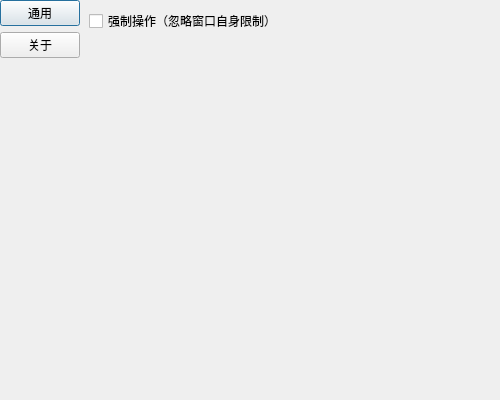
<?xml version="1.0" encoding="UTF-8"?>
<ui version="4.0">
 <class>SettingsDialog</class>
 <widget class="QDialog" name="SettingsDialog">
  <property name="geometry">
   <rect>
    <x>0</x>
    <y>0</y>
    <width>500</width>
    <height>400</height>
   </rect>
  </property>
  <property name="windowTitle">
   <string>设置</string>
  </property>
  <layout class="QHBoxLayout" name="horizontalLayout">
   <property name="spacing">
    <number>0</number>
   </property>
   <property name="margin">
    <number>0</number>
   </property>
   <item>
    <widget class="QWidget" name="sidebarWidget">
     <layout class="QVBoxLayout" name="verticalLayout">
      <property name="margin">
       <number>0</number>
      </property>
      <item>
       <widget class="QPushButton" name="generalBtn">
        <property name="text">
         <string>通用</string>
        </property>
       </widget>
      </item>
      <item>
       <widget class="QPushButton" name="aboutBtn">
        <property name="text">
         <string>关于</string>
        </property>
       </widget>
      </item>
      <item>
       <spacer name="verticalSpacer">
        <property name="orientation">
         <enum>Qt::Orientation::Vertical</enum>
        </property>
        <property name="sizeHint" stdset="0">
         <size>
          <width>20</width>
          <height>40</height>
         </size>
        </property>
       </spacer>
      </item>
     </layout>
    </widget>
   </item>
   <item>
    <widget class="QStackedWidget" name="stackedWidget">
     <widget class="QWidget" name="generalPage">
      <layout class="QVBoxLayout" name="verticalLayout_2">
       <item>
        <widget class="QCheckBox" name="forceOperationCheck">
         <property name="text">
          <string>强制操作（忽略窗口自身限制）</string>
         </property>
        </widget>
       </item>
       <item>
        <spacer name="verticalSpacer_2">
        <property name="orientation">
         <enum>Qt::Orientation::Vertical</enum>
        </property>
         <property name="sizeHint" stdset="0">
          <size>
           <width>20</width>
           <height>200</height>
          </size>
         </property>
        </spacer>
       </item>
      </layout>
     </widget>
     <widget class="QWidget" name="aboutPage">
      <layout class="QVBoxLayout" name="verticalLayout_3">
       <item>
        <widget class="QLabel" name="aboutLabel">
         <property name="alignment">
          <set>Qt::AlignCenter</set>
         </property>
        </widget>
       </item>
      </layout>
     </widget>
    </widget>
   </item>
  </layout>
 </widget>
 <resources/>
 <connections/>
</ui>
